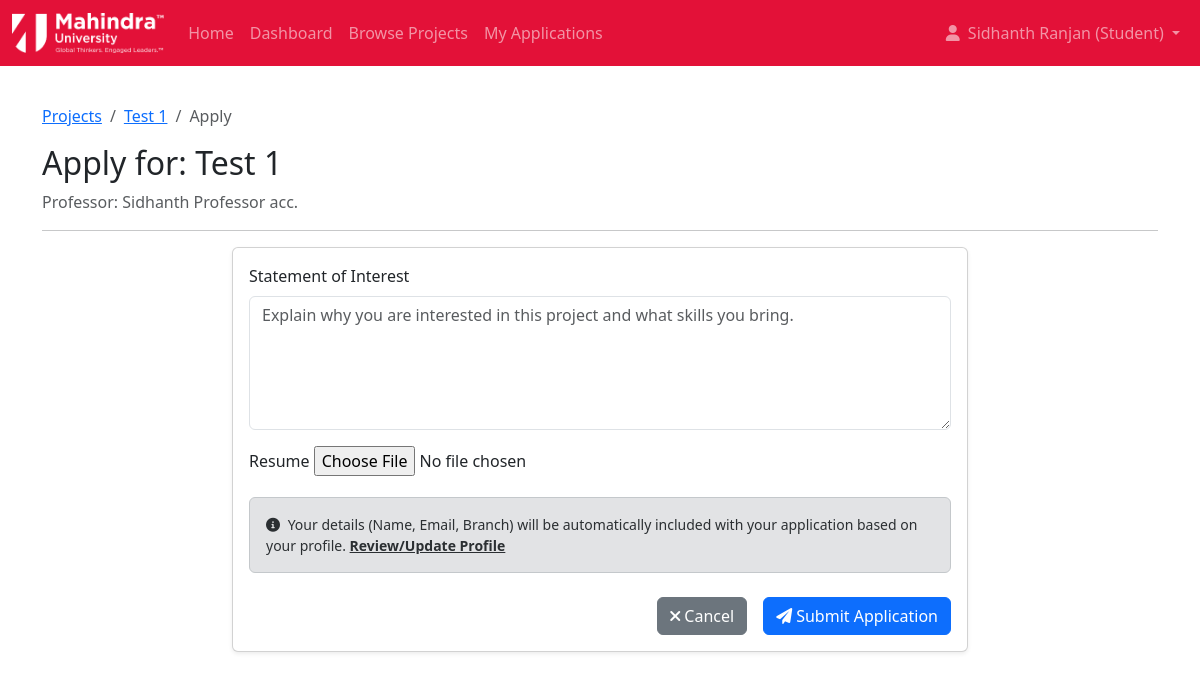
The page /projects/10/apply/ (signed in) on the database its author committed.
### portal/models.py (models this page shows, shortened)
class User(AbstractBaseUser, PermissionsMixin):
    email = models.EmailField(unique=True)
    name = models.CharField(max_length=150)
    usertype = models.CharField(max_length=10, choices=[('student', 'Student'), ('professor', 'Professor')])
    is_staff = models.BooleanField(default=False) # Required for Django admin
    is_active = models.BooleanField(default=True) # Required for Django auth
    date_joined = models.DateTimeField(default=timezone.now)
    USERNAME_FIELD = 'email' # Use email for login
    REQUIRED_FIELDS = ['name'] # Required fields when creating user via createsuperuser
    objects = CustomUserManager() # Assign the custom manager

class Project(models.Model):
    title = models.CharField(max_length=200)
    description = models.TextField()
    professorid = models.ForeignKey(User, on_delete=models.CASCADE, related_name='projects_led', limit_choices_to={'usertype': 'professor'}, db_column='professorid')
    professorname = models.CharField(max_length=150)
    status_choices = [
        ('Open', 'Open'),
        ('Closed', 'Closed'),
        ('InProgress', 'In Progress'),
    ]
    status = models.CharField(max_length=10, choices=status_choices, default='Open')
    category_choices = [
        ('Research', 'Research'),
        ('Development', 'Software Development'),
        ('Design', 'Design'),
        ('DataAnalysis', 'Data Analysis'),
        ('Other', 'Other'),
    ]
    category = models.CharField(max_length=20, choices=category_choices, default='Other')
    branch_choices = [
        ('CS', 'Computer Science'),
        ('ECE', 'Electronics & Comm.'),
        ('ME', 'Mechanical Eng.'),
        ('CE', 'Civil Eng.'),
        ('EE', 'Electrical Eng.'),
        ('CH', 'Chemical Eng.'),
        ('AE', 'Aerospace Eng.'),
        ('BT', 'Biotechnology'),
        ('Multi', 'Multidisciplinary'),
    ]
    branch = models.CharField(max_length=5, choices=branch_choices, default='Multi')
    created_at = models.DateTimeField(auto_now_add=True)
    updated_at = models.DateTimeField(auto_now=True)

### portal/views.py (the view)
# urls.py: path('projects/<int:project_id>/apply/', views.apply_project_view, name='apply_project'),
@student_required
def apply_project_view(request, project_id):
    project = get_object_or_404(Project, pk=project_id, status='Open') # Can only apply to open projects
    if Application.objects.filter(projectid=project, studentid=request.user).exists():
        messages.warning(request, 'You have already applied for this project.')
        return redirect('project_detail', project_id=project.id)
    if request.method == 'POST':
        form = ApplicationForm(request.POST, request.FILES)
        if form.is_valid():
            application = form.save(commit=False)
            application.studentid = request.user
            application.projectid = project
            application.save()
            messages.success(request, f'Successfully applied for "{project.title}". Your application is pending review.')
            return redirect('project_detail', project_id=project.id)
        else:
            messages.error(request, 'Please correct the errors in the form.')
    else:
        form = ApplicationForm()
        try:
            profile = request.user.profile
        except Profile.DoesNotExist:
             profile = None # Handle case where profile might be missing
    context = {
        'project': project,
        'form': form,
        'profile': profile # Pass profile for display purposes if needed
    }
    return render(request, 'portal/apply_form.html', context)

### portal/forms.py
class ApplicationForm(forms.ModelForm):
    class Meta:
        model = Application
        fields = ['statementofinterest','resume']
        widgets = {
            'statementofinterest': forms.Textarea(attrs={'rows': 5, 'class': 'form-control', 'placeholder': 'Explain why you are interested in this project and what skills you bring.'}),
        }
        labels = {
            'statementofinterest': 'Statement of Interest'
        }

### templates/portal/apply_form.html (shortened to what this page needs)
{% extends 'base.html' %}
{% block content %}
<nav aria-label="breadcrumb">
  <ol class="breadcrumb">
    <li class="breadcrumb-item"><a href="{% url 'project_list' %}">Projects</a></li>
    <li class="breadcrumb-item"><a href="{% url 'project_detail' project.id %}">{{ project.title|truncatechars:50 }}</a></li>
    <li class="breadcrumb-item active" aria-current="page">Apply</li>
  </ol>
</nav>
<h2>Apply for: {{ project.title }}</h2>
<p class="text-muted">Professor: {{ project.professorname }}</p>
<hr>
<div class="row justify-content-center">
    <div class="col-md-8">
            <div class="card shadow-sm">
                <div class="card-body">
                    <form method="post" enctype="multipart/form-data" novalidate>
                        <div class="mb-3">
                        <label for="{{ form.statementofinterest.id_for_label }}" class="form-label">{{ form.statementofinterest.label }}</label>
                            {{ form.statementofinterest }}
                        </div>
                        <div class="mb-3">
                            <label for="{{ form.resume.id_for_label }}" class="form-label">{{ form.resume.label }}</label>
                            {{ form.resume }}
                        </div>
                        <div class="alert alert-secondary small" role="alert">
                            <i class="fas fa-info-circle me-1"></i> Your details (Name, Email, Branch{% if profile.academicdetails %}, Academic Info{% endif %}) will be automatically included with your application based on your profile.
                            <a href="{% url 'profile_edit' %}" class="alert-link" target="_blank">Review/Update Profile</a>
                        </div>
                    <div class="d-grid gap-2 d-md-flex justify-content-md-end mt-4">
                            <a href="{% url 'project_detail' project.id %}" class="btn btn-secondary me-md-2"><i class="fas fa-times me-1"></i>Cancel</a>
                        <button type="submit" class="btn btn-primary"><i class="fas fa-paper-plane me-1"></i>Submit Application</button>
                    </div>
                </form>
                </div>
            </div>
    </div>
</div>
{% endblock %}

### templates/partials/_navbar.html (shortened to what this page needs)
{% load static %}
<nav class="navbar navbar-expand-lg navbar-dark fixed-top" style="background-color: #e31138 !important;">
    <div class="container-fluid">
        <a class="navbar-brand" href="{% url 'home' %}">
            <img src="{% static 'img/mahindra_logo.png' %}" alt="Mahindra University" style="height: 40px;">
        </a>
        <div class="collapse navbar-collapse" id="navbarNav">
            <ul class="navbar-nav me-auto mb-2 mb-lg-0">
                <li class="nav-item">
                    <a class="nav-link {% if request.resolver_match.url_name == 'home' %}active{% endif %}" href="{% url 'home' %}">Home</a>
                </li>
                {% if user.is_authenticated %}
                    {% if user.usertype == 'student' %}
                        <li class="nav-item">
                            <a class="nav-link {% if request.resolver_match.url_name == 'student_dashboard' %}active{% endif %}" href="{% url 'student_dashboard' %}">Dashboard</a>
                        </li>
                        <li class="nav-item">
                            <a class="nav-link {% if request.resolver_match.url_name == 'project_list' %}active{% endif %}" href="{% url 'project_list' %}">Browse Projects</a>
                        </li>
                            <li class="nav-item">
                            <a class="nav-link {% if request.resolver_match.url_name == 'application_history' %}active{% endif %}" href="{% url 'application_history' %}">My Applications</a>
                        </li>
                    {% endif %}
                {% else %}
                    <li class="nav-item">
                        <a class="nav-link {% if request.resolver_match.url_name == 'project_list' %}active{% endif %}" href="{% url 'project_list' %}">View Projects</a>
                    </li>
                {% endif %}
            </ul>
            <ul class="navbar-nav ms-auto mb-2 mb-lg-0">
                    {% if user.is_authenticated %}
                    <li class="nav-item dropdown">
                        <a class="nav-link dropdown-toggle" href="#" role="button" data-bs-toggle="dropdown" aria-expanded="false">
                        <i class="fas fa-user me-1"></i> {{ user.name|truncatechars:20 }} ({{ user.usertype|title }})
                        </a>
                    </li>
                {% endif %}
            </ul>
        </div>
    </div>
</nav>

### static/css/style.css (style rules this page uses)
body { display: flex; flex-direction: column; min-height: 100vh; }
html, body { margin: 0 !important; padding: 0 !important; }
.navbar { margin-top: 0 !important; background-color: #e31138 !important; }

### rows shown on the page
User: name "Sidhanth Ranjan", usertype "Student"
Project: title "Test 1", professorname "Sidhanth Professor acc."
